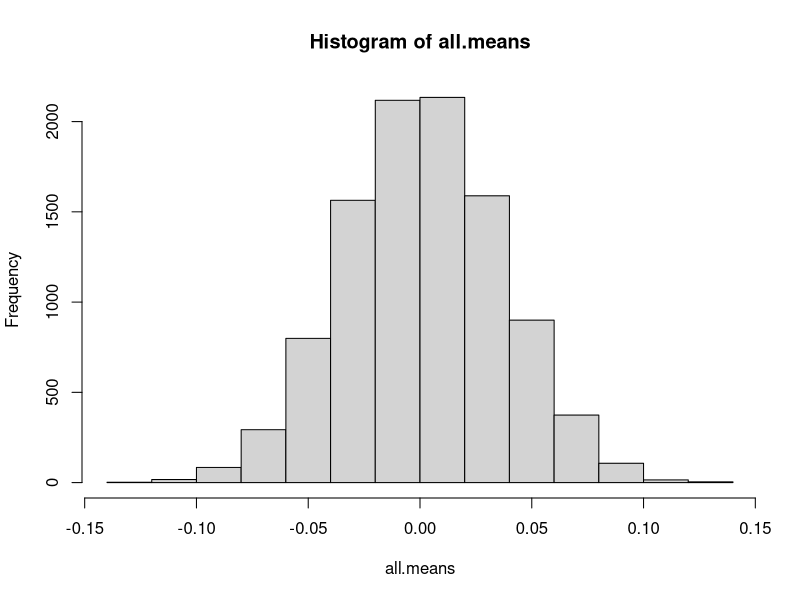
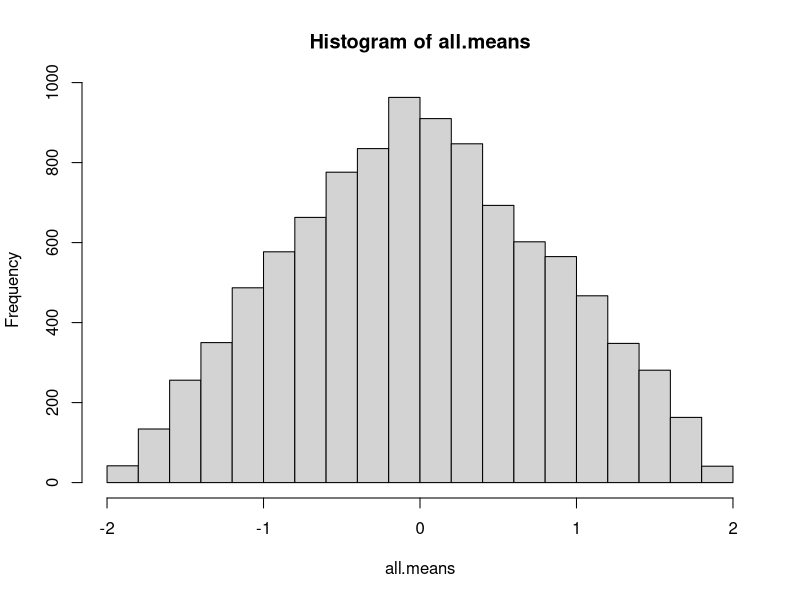
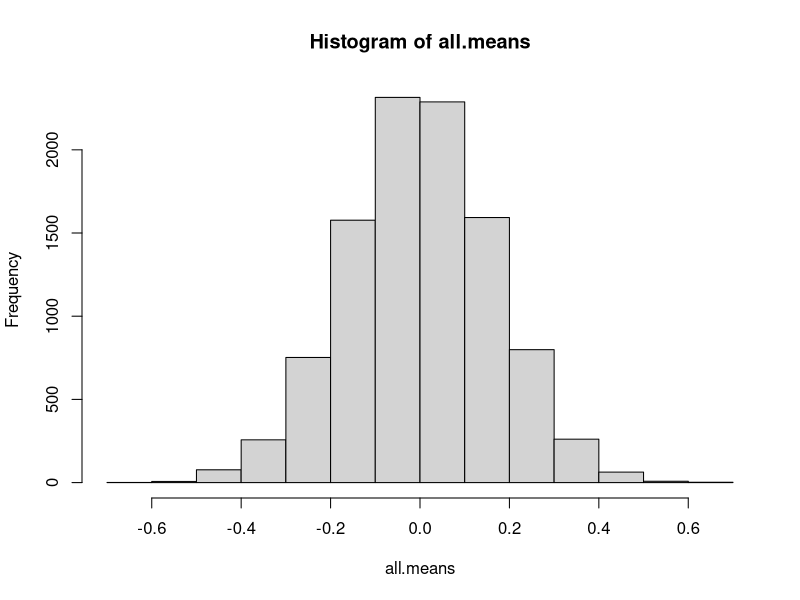

These charts were generated, in order, by the following R code:
## ---- chunk 1
problem_1 <- function(n){
  set.seed(1)
  # Default parameters
  n.sim <- 10000
  min <- -2
  max <- 2
  
  x <- runif(n.sim, min, max)
  
  mu <- mean(x)
  sigma <- sd(x)
  
  all.means <- numeric(n.sim)
  
  for (j in 1:n.sim) all.means[j] <- mean(sample(x, n))
  
  # Mean
  print(paste("Mean:", mean(all.means)))
  
  # Standard deviation
  print(paste("Theoretical standard deviation:", sigma/sqrt(n)))
  print(paste("Standard deviation:", sd(all.means)))
  
  return(hist(all.means))
}

problem_1(1000) 
## ---- chunk 2
problem_1(2)
## ---- chunk 3
problem_1(50)
## ---- chunk 4
problem_2 <- function(n, value, alpha=0.05){
  p.hat <- value/n
  s <- sqrt(p.hat*(1-p.hat)/n)
  
  return(c(p.hat - qnorm(1-alpha/2)*s,
    p.hat + qnorm(1-alpha/2)*s))
}

set.seed(1)
n.sim <- 10000
prob <- 0.6
size <- 1000

ci.95 <- matrix(0, nrow=n.sim, ncol=2)
ci.90 <- matrix(0, nrow=n.sim, ncol=2)

# 1) generate the 10,000 values from Bin(n=1000,p=0.6)
values <- rbinom(n=n.sim, size=size, prob=prob)

# 2) loop through those and feed them as input to your confidence level function from part 1
# (for cases of 95% and 90%)
for (i in 1:n.sim){
  value <- values[i]
  
  result_1 <- problem_2(size, value, 0.05)
  result_2 <- problem_2(size, value, 0.10)
  
  ci.95[i, ] <- result_1
  ci.90[i, ] <- result_2
}

# Calculate the % of times your confidence interval contains the true parameter
paste("95 % confidence interval contains the true population proportion", 
      mean(ci.95[,1] < prob & ci.95[,2] > prob) * 100, "% of the time.")
paste("90 % confidence interval contains the true population proportion", 
      mean(ci.90[,1] < prob & ci.90[,2] > prob) * 100, "% of the time.")
## ---- chunk 5
t <- 2.447
values <- c(55.5, 60.3, 60.6, 62.1, 65.5, 69.2)
p.hat <- mean(values)
se <- sd(values) / sqrt(6)
print(paste("Confidence Interval:", p.hat - t * se, "to", p.hat + t * se))
## ---- chunk 6
t <- 3.707
values <- c(55.5, 60.3, 60.6, 62.1, 65.5, 69.2)
p.hat <- mean(values)
se <- sd(values) / sqrt(6)
print(paste("Confidence Interval:", p.hat - t * se, "to", p.hat + t * se))
## ---- chunk 7
values <- c(0, 0, 0, 0, 1, 1, 1, 2, 2, 6, 6, 7, 7, 10)
mean(values)
print(paste("Mean:", mean(values)))
print(paste("Standard Deviation:", sd(values)))
print(paste("Standard Error:", sd(values) / sqrt(14)))
## ---- chunk 8
t <- 1.761
p.hat <- mean(values)
se <- sd(values) / sqrt(14)
print(paste("Confidence Interval:", p.hat - t * se, "to", p.hat + t * se))
